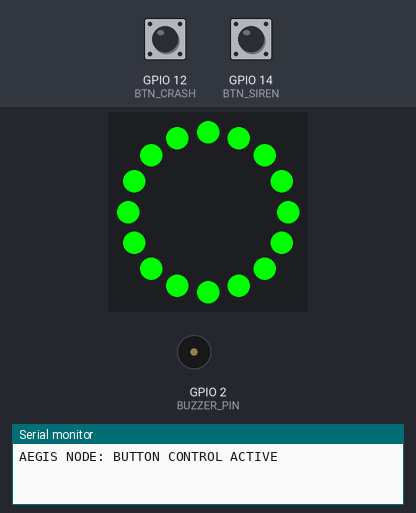
Simulated run of this sketch. Board: ESP32. Parts: 16 RGB LEDs in a ring, first at the top, clockwise, buzzer (waves = sounding), the last lines printed to the serial monitor. Inputs (shaded band) come from the test bench; at power-on: GPIO 12 (BTN_CRASH) HIGH, GPIO 14 (BTN_SIREN) HIGH.

Above: at 1.2 s.
1.3 s: GPIO 12 (BTN_CRASH) pulled LOW for 0.15 s
At 1.39 s:
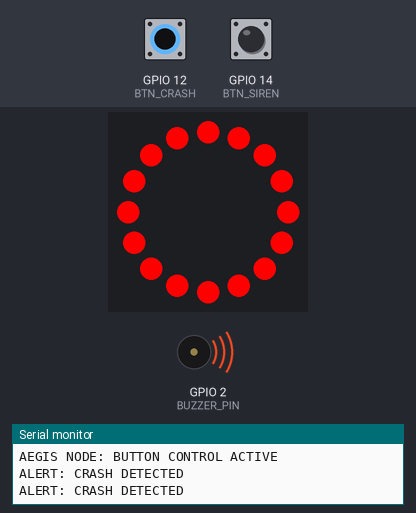
2.9 s: GPIO 14 (BTN_SIREN) pulled LOW for 0.15 s
At 3.01 s:
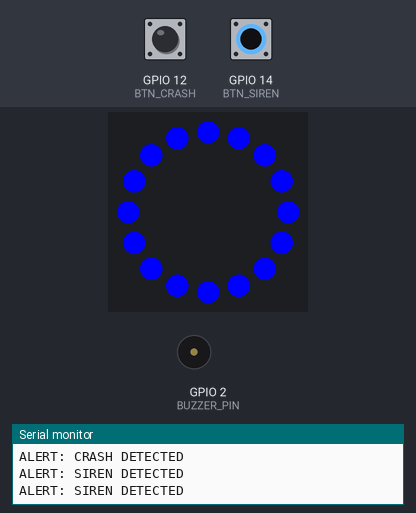
4.5 s: GPIO 14 (BTN_SIREN) pulled LOW for 3.2 s
9.2 s: GPIO 12 (BTN_CRASH) pulled LOW for 3.2 s
At 10.2 s:
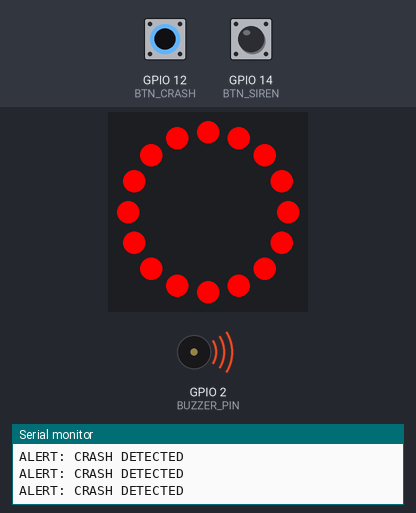
Timing chart, 0 to 13.9 s (numbered marks = the images above; inputs shaded):
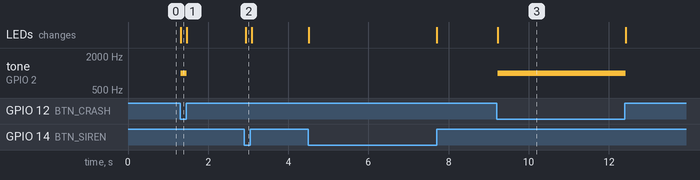

Measured:
- after the input at 1.3 s, tone on GPIO 2 (BUZZER_PIN): silent → 1000 Hz at once, → silent 0.15 s later; the LEDs: change at once (image 1)
- after the input at 2.9 s, the LEDs: change at once (image 2)
- after the input at 9.2 s, tone on GPIO 2 (BUZZER_PIN): silent → 1000 Hz at once, → silent 3.2 s later; the LEDs: change at once (image 3)

The sketch:

sketch.ino
```cpp
#include <Adafruit_NeoPixel.h>

// PIN CONFIGURATION
#define RING_PIN    15
#define BUZZER_PIN  2
#define BTN_CRASH   12    // Red Button Pin
#define BTN_SIREN   14    // Blue Button Pin
#define NUMPIXELS   16

Adafruit_NeoPixel ring(NUMPIXELS, RING_PIN, NEO_GRB + NEO_KHZ800);

void setup() {
  Serial.begin(115200);

  // Initialize NeoPixel
  ring.begin();
  ring.setBrightness(255);

  // Initialize Pins
  pinMode(BUZZER_PIN, OUTPUT);
  pinMode(BTN_CRASH, INPUT_PULLUP); // Uses internal resistor
  pinMode(BTN_SIREN, INPUT_PULLUP); // Uses internal resistor

  Serial.println("AEGIS NODE: BUTTON CONTROL ACTIVE");
}

void loop() {
  // Read button states (LOW means pressed because of INPUT_PULLUP)
  bool crashPressed = (digitalRead(BTN_CRASH) == LOW);
  bool sirenPressed = (digitalRead(BTN_SIREN) == LOW);

  if (crashPressed) {
    // CRASH MODE (Red + Buzzer)
    ring.fill(ring.Color(255, 0, 0));
    tone(BUZZER_PIN, 1000);
    Serial.println("ALERT: CRASH DETECTED");
  }
  else if (sirenPressed) {
    // SIREN MODE (Blue)
    ring.fill(ring.Color(0, 0, 255));
    noTone(BUZZER_PIN);
    Serial.println("ALERT: SIREN DETECTED");
  }
  else {
    // NORMAL MODE (Green)
    ring.fill(ring.Color(0, 255, 0));
    noTone(BUZZER_PIN);
  }

  ring.show(); // Update the ring colors
  delay(50);   // Small delay for stability
}
```
